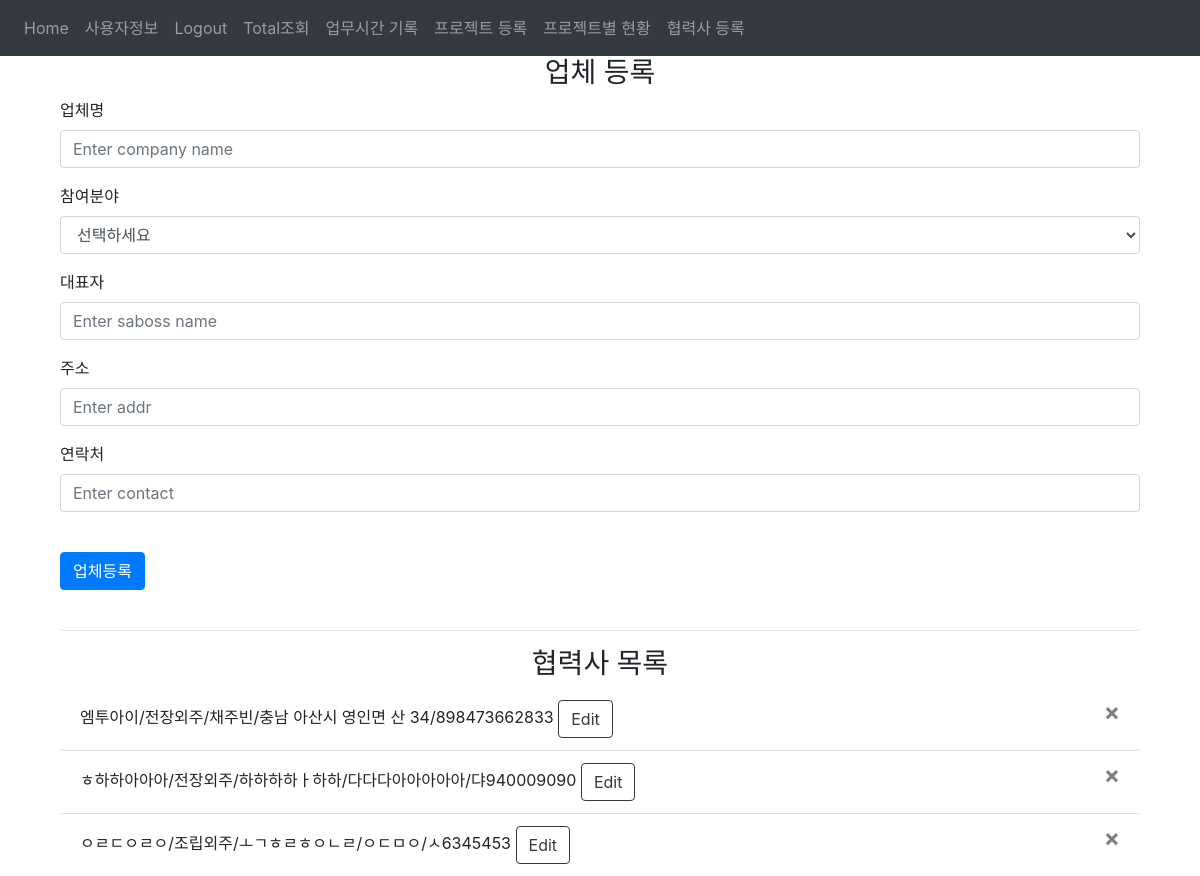
/cocompany_create (signed in), run on the app's committed database.
### website/models.py (models this page shows)
class Cocompany(db.Model):   #User과 같은 역할로 외주업체 MD 등록
    id = db.Column(db.Integer, primary_key=True)
    saname = db.Column(db.String(50),unique=True, nullable=False)      #회사명
    sourcingjob = db.Column(db.String(50))                             #외주업무
    saboss = db.Column(db.String(50))                                  #대표자명
    saaddr = db.Column(db.String(150))                                 #주소
    sacontact = db.Column(db.String(50))                               #연락처
    saemail = db.Column(db.String(50))                                 #회사 담당자 이메일(대표이메일)
    sadate = db.Column(db.String(50))                                  #등록한 날짜
    osworking_hours = db.relationship('OSWorking_hour')                #외래키 연동

### website/views.py (the view, shortened to what this page needs)
@views.route('/cocompany_create', methods=['GET', 'POST'])
@login_required
def cocompany_create():
    task_list = ["전장외주","조립외주","제어외주","기타"]
    all_data = Cocompany.query.all()
    return render_template("cocompanycreate.html", task_list=task_list, all_data=all_data, user=current_user)

### website/__init__.py (called while the page is built)
def create_app():
    app.config['SECRET_KEY'] = 'hjshjhdjah kjshkjdhjs'
    app.config['SQLALCHEMY_DATABASE_URI'] = f'sqlite:///{DB_NAME}'
    db.init_app(app)
    from .views import views
    from .auth import auth
    app.register_blueprint(views, url_prefix='/')
    app.register_blueprint(auth, url_prefix='/')
    from .models import User
    with app.app_context():
        db.create_all()
    login_manager = LoginManager()
    login_manager.login_view = 'auth.login'
    login_manager.init_app(app)
    @login_manager.user_loader
    def load_user(id):
        return User.query.get(int(id))
    return app

### website/templates/cocompanycreate.html (shortened to what this page needs)
{% extends "base.html" %}
{% block content %}
<div class="container">
  <div class="table-wrapper">
    <form method="POST">
      <h3 align="center">업체 등록</h3>
      <div class="form-group">
        <label for="saname">업체명</label>
        <input
          type="text"
          class="form-control"
          id="saname"
          name="saname"
          placeholder="Enter company name"
        />
      </div>
      <div class="form-group">
        <label>참여분야</label>
        <select id="sourcingjob" class="form-control" name="sourcingjob">
            <option value="">선택하세요</option>
        </select>
      </div>
      <div class="form-group">
          <label for="saboss">대표자</label>
            <input
              type="text"
              class="form-control"
              id="saboss"
              name="saboss"
              placeholder="Enter saboss name"
            />
        </div>
      <div class="form-group">
        <label for="saaddr">주소</label>
        <input
          type="text"
          class="form-control"
          id="saaddr"
          name="saaddr"
          placeholder="Enter addr"
        />
      </div>
      <div class="form-group">
        <label for="sacontact">연락처</label>
        <input
        type="text"
        class="form-control"
        id="sacontact"
        name="sacontact"
        placeholder="Enter contact"
        />
      </div>
      <br>
      <button type="submit" class="btn btn-primary">업체등록</button>
    </form>
    <br><hr>
    <h3 align="center">협력사 목록</h3>
    <ul class="list-group list-group-flush" id="cocompany">
      {% for data in all_data %}
      <li class="list-group-item">
        {{ data.saname }}/{{ data.sourcingjob}}/{{ data.saboss }}/{{ data.saaddr }}/{{ data.sacontact }}
        <button type="button" class="btn btn-outline-dark" onClick="cocompany_edit({{ data.id }})">Edit</button>
        <button type="button" class="close" onClick="cocompany_delete({{ data.id }})">
        <span aria-hidden="false">&times;</span>
        </button>
      </li>
      {% endfor %}
    </ul>
</div>
</div>
{% endblock %}

### website/templates/base.html (style rules this page uses)
.table-wrapper { overflow-x: auto; width: 100%; }

### data on the page
Cocompany: saname "엠투아이", sourcingjob "전장외주", saboss "채주빈", saaddr "충남 아산시 영인면 산 34", sacontact "898473662833"
Cocompany: saname "ㅎ하하아아아", sourcingjob "전장외주", saboss "하하하하ㅏ하하", saaddr "다다다아아아아아", sacontact "댜940009090"
Cocompany: saname "ㅇㄹㄷㅇㄹㅇ", sourcingjob "조립외주", saboss "ㅗㄱㅎㄹㅎㅇㄴㄹ", saaddr "ㅇㄷㅁㅇ", sacontact "ㅅ6345453"
